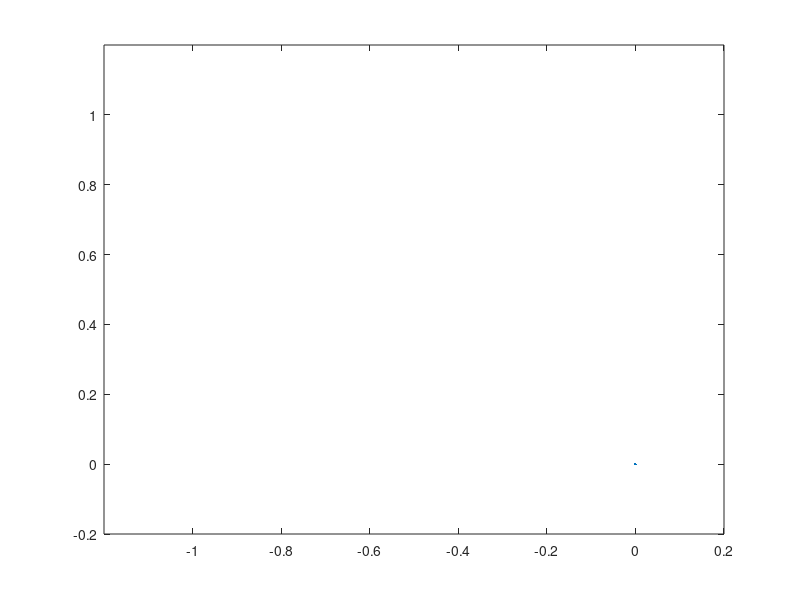

Write MATLAB code to recreate this figure. (Note: this script raises an error after producing the figure.)
clc; clf; clear;
hold off;
plot(0, 0);
hold on;
axis([-1.2 0.2 -0.2 1.2]);

% Parameters.
gamma = 1;
h = 1;
k = 6;

% Generate an initial trajectory to follow.
[e, th, a] = CalcETA(1, -1, 0);

% Simulate the physics for the trajectory to get the state variables
% through time. The state variables are y(1) = e, y(2) = alpha and
% y(3) = theta. This is basically planner output.
[t, y] = ode45(@f3, [0 10], [e a th]);

% Set up vectors to hold x and y position, heading and velocity of
% robot.
xpos = zeros(length(t));
ypos = zeros(length(t));
w = zeros(length(t));
u = zeros(length(t));

% At each time step calculate the forward velocity and angular rate
% commands to issue to the robot.
for i = 1:length(t)
    xpos(i) = sqrt(y(i,1)^2 * (cos(y(i,3))^2));
%     xpos(i) = sqrt(y(i,1)^2 / (1 + tan(y(i,3))^2));
    ypos(i) = xpos(i) * tan(y(i,3));
    w(i) = k * y(i,2) + gamma * (cos(y(i,2)) * ...
        sin(y(i,2)) / y(i,2)) * (y(i,2) + h * y(i,3));
    u(i) = gamma * cos(y(i,2)) * y(i,1);
end

% Plot the trajectory to go from the start to the goal.
plot(ypos, xpos, 'r');
[latc, longc] = scircle1(-1, 1, 0.02);
plot(latc, longc, 'b');
[latc, longc] = scircle1(0, 0, 0.02);
plot(latc, longc, 'b');

% Plot the calculated input controls versus time.
pause;
hold off;
plot(t, w, 'r', t, u, 'b');